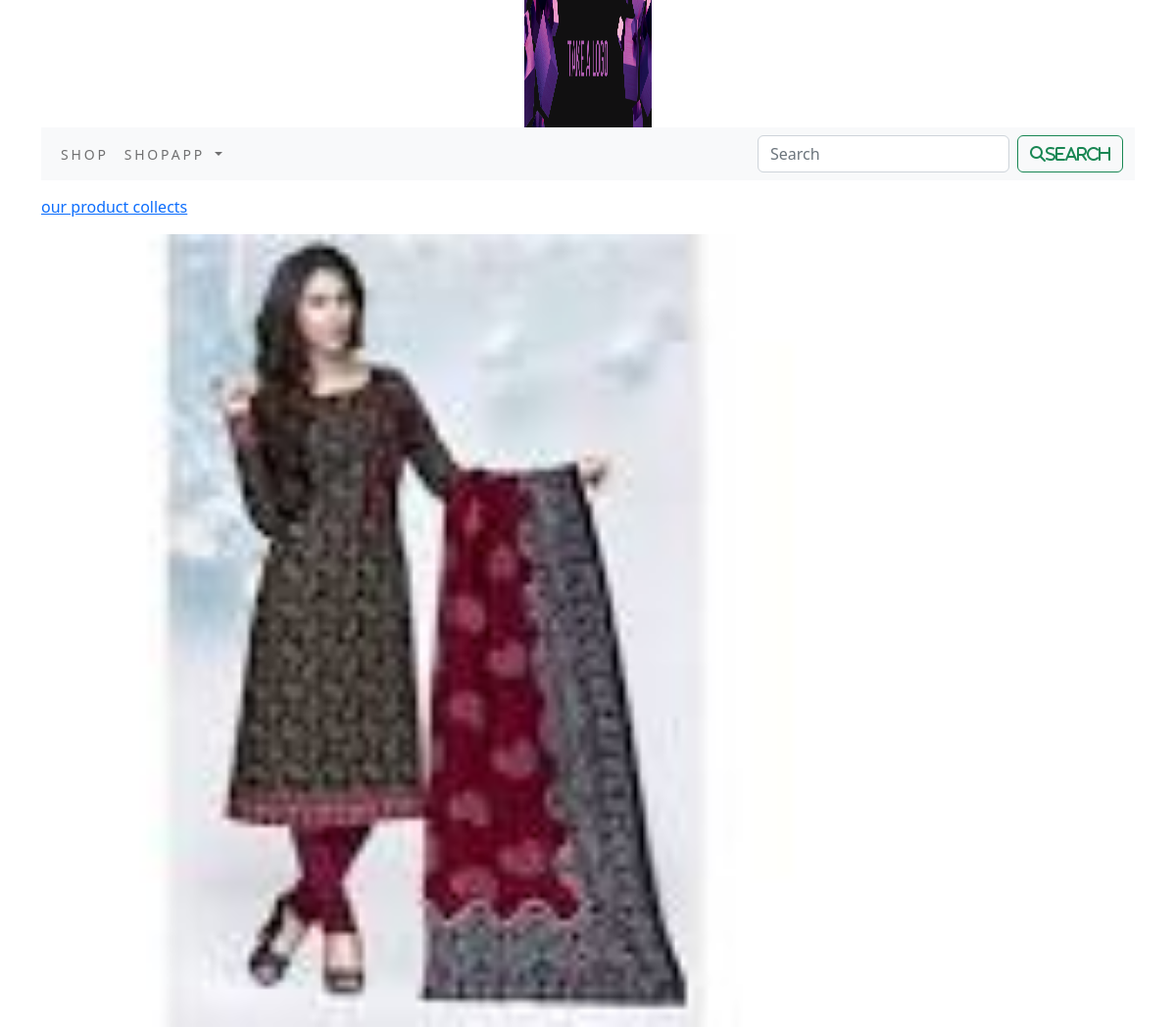
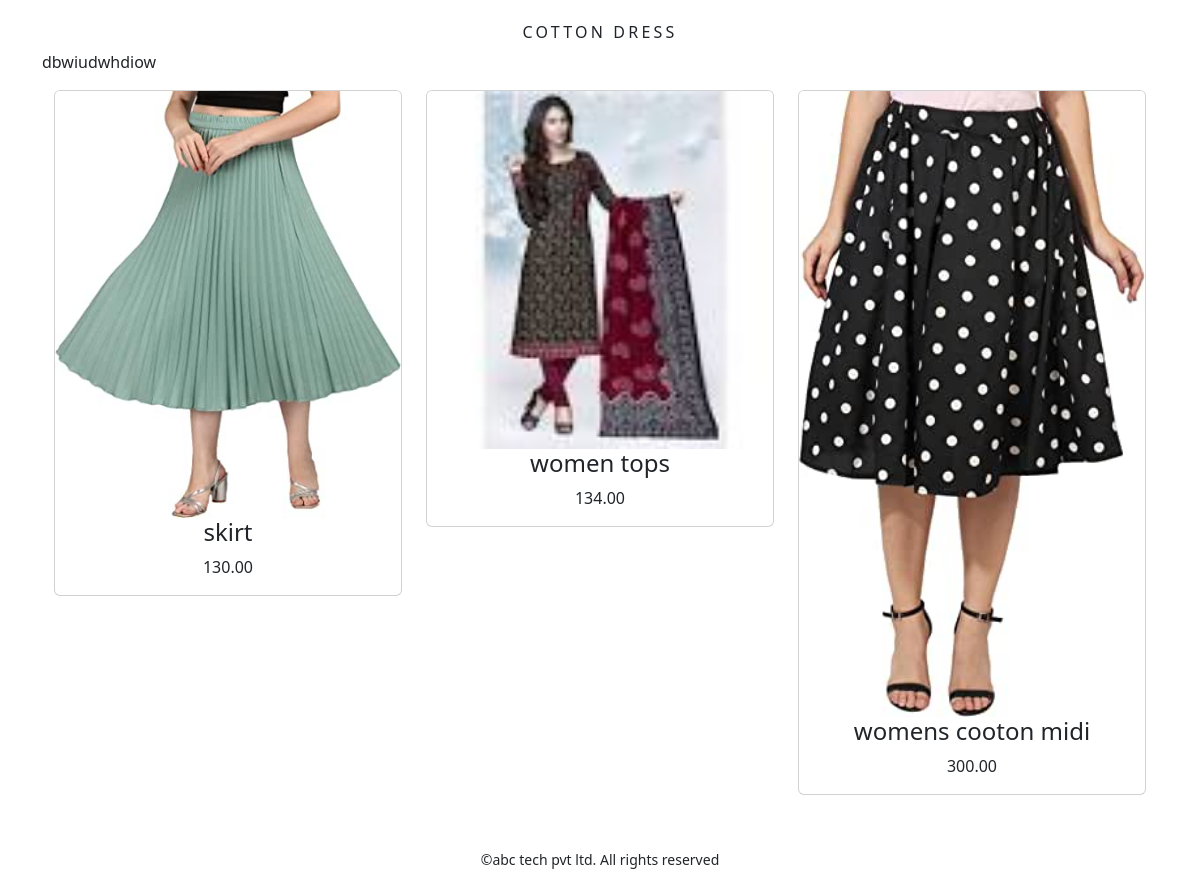
Page /shopapp/cotton-dress/ on the committed database (2 pictures, top to bottom).
### shopapp/models.py (models this page shows, shortened)
class Category(models.Model):
    name = models.CharField(max_length=250, unique=True)
    slug = models.SlugField(max_length=250, unique=True)
    description = models.TextField(blank=True)
    image = models.ImageField(upload_to='category', blank=True)
    class Meta:
        ordering = ('name',)
        verbose_name = 'category'
        verbose_name_plural = 'categories'
    def get_url(self):
        return reverse('shopapp:products_by_category', args=[self.slug])

class Product(models.Model):
    name = models.CharField(max_length=250, unique=True)
    slug = models.SlugField(max_length=250, unique=True)
    description = models.TextField(blank=True)
    price = models.DecimalField(max_digits=10, decimal_places=2)
    category = models.ForeignKey(Category, on_delete=models.CASCADE)
    image = models.ImageField(upload_to='product', blank=True)
    stock = models.IntegerField()
    available = models.BooleanField(default=True)
    created = models.DateTimeField(auto_now_add=True)
    updated = models.DateTimeField(auto_now=True)
    def get_url(self):
        return reverse('shopapp:prodCatDetail',args=[self.category.slug,self.slug])
    class Meta:
        ordering = ('name',)
        verbose_name = 'product'
        verbose_name_plural = 'products'

### shopapp/views.py (the view)
# urls.py: path('', views.allProdCat, name='allProdCat'),
def allProdCat(request, c_slug=None):
    c_page = None
    products_list = None
    if c_slug != None:
        c_page = get_object_or_404(Category, slug=c_slug)
        products_list = Product.objects.all().filter(category=c_page, available=True)
    else:
        products_list = Product.objects.all().filter(available=True)
    paginator = Paginator(products_list, 6)
    try:
        page = int(request.GET.get('page', '1'))
    except:
        page = 1
    try:
        products = paginator.page(page)
    except (EmptyPage, InvalidPage):
        products = paginator.page(paginator.num_pages)
    return render(request, "category.html", {'category': c_page, 'products': products})

### cartapp/context_processors.py (called while the page is built)
def counter(request):
    item_count=0
    if 'admin' in request.path:
        return {}
    else:
        try:
            cart=Cart.objects.filter(cart_id=_cart_id(request))
            cart_items=CartItem.objects.all().filter(cart=cart[:1])
            for cat_item in cart_items:
                item_count += cat_item.quantity
        except Cart.DoesNotExist:
            item_count=0
        return dict(item_count=item_count)

### cartapp/views.py (called while the page is built)
def _cart_id(request):
    cart = request.session.session_key
    if not cart:
        cart = request.session.create()
    return cart

### shopapp/context_processors.py (called while the page is built)
def menu_links(request):
    links=Category.objects.all()
    return dict(links=links)

### templates/category.html (shortened to what this page needs)
{% extends 'base.html' %}
{% load static %}
{% block content %}
{% if category %}
<div>
    <div class="row my_row_class">
        <div class="mx-auto">
        <p><a href = "{% url 'shopapp:allProdCat' %}">our product collects</a></p>
    </div>
         </div>
</div>
{% endif %}
<div class="mx_auto">
     {% if category %}
    <img class="my_image" src ="{{category.image.url}}" alt="{{category.name}}">
</div>
   <br>
<div>
     <h1 class="text-center my_title">{{category.name}}</h1>
     <p class="text-justify">{{category.description}}</p>
</div>
{% endif %}
<div class="container">
    <div class="row mx_auto">
        {% for product in products %}
        <div class="my_bottom_margin col-9 col-sm-12 col-md-4 xol-lg-4">
            <div class="card text-center" style="min-width:18rem;">
                <a href="{{product.get_url}}"><img class="card-img-top my_image" src="{{product.image.url}}"alt="{{product.name}}"></a>
                <div class=-card-body>
                    <h4>{{product.name}}</h4>
                    <p>{{product.price}}</p>
                </div>
            </div>
        </div>
        {% endfor %}
    </div>
    <br>
</div>
{% endblock %}

### static/css/custom.css (style rules this page uses)
body { font-family :'Roboto',sans-serif; }
.my_row_class { padding-top:15px; }
.my_image { width:70%; height:80%; }
.my_title { font-size:16px; text-transform:uppercase; letter-spacing:.2em; }
.my_bottom_margin { margin-bottom:10px; }

### rows in the picture
Category: image (picture), name "COTTON DRESS", description "dbwiudwhdiow"
Product: image (picture), name "skirt", price "130.00"
Product: image (picture), name "women tops", price "134.00"
Product: image (picture), name "womens cooton midi", price "300.00"
